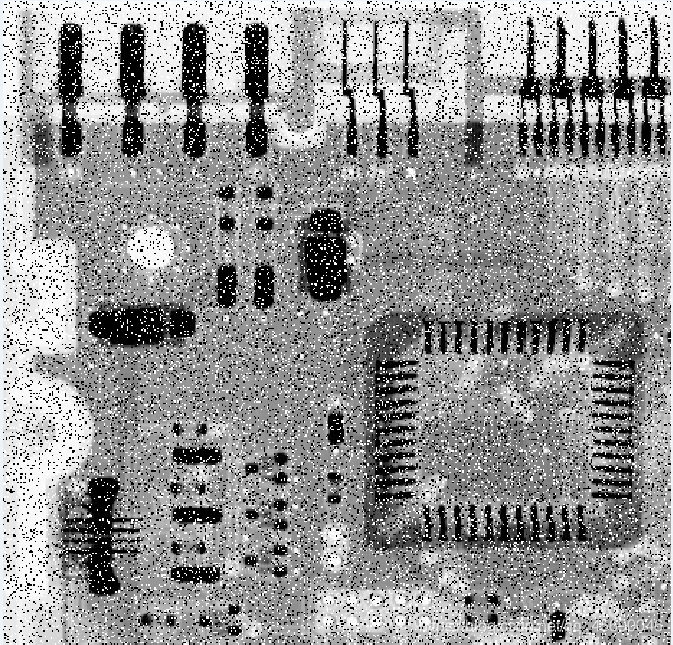
#> input picture Assignment5/1.bmp, 673 x 645 px
$ python cvcode.py
#> lines starting #> are read from the running program, lines starting #| are printed output that depends on the picture
import cv2
import numpy as np

img = cv2.imread(r'./1.bmp',1)
#> img is the input picture: shape (645, 673, 3); mean B, G, R 147.2, 147.2, 147.1
dstimg = cv2.Laplacian(img, -1, ksize=3)
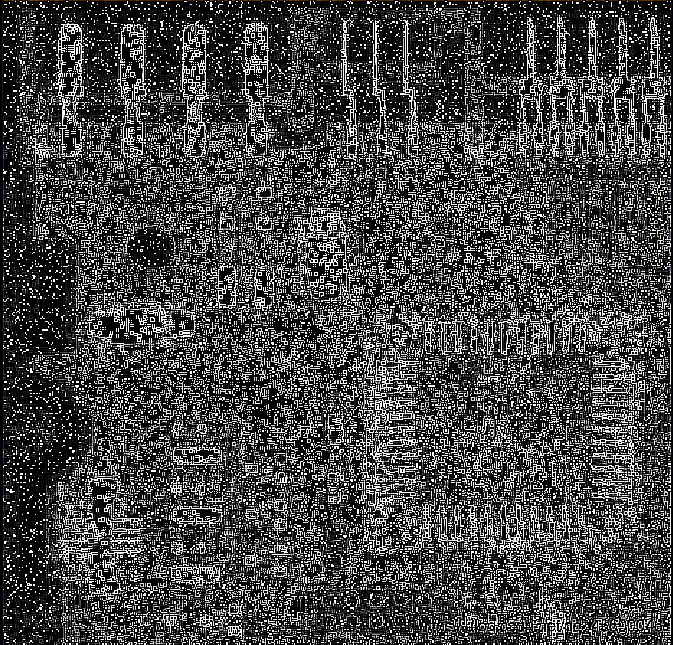
#> dstimg: shape (645, 673, 3); mean B, G, R 69.4, 69.4, 69.4
# dstimg = cv2.convertScaleAbs(dstimg)
dstimg = img + abs(dstimg)*0.5
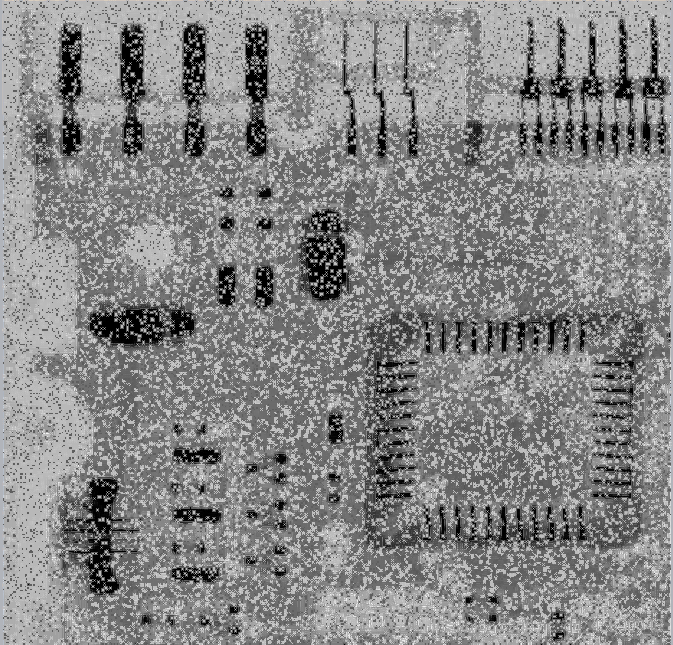
#> dstimg: shape (645, 673, 3) float64; mean B, G, R 181.9, 181.9, 181.8; drawn with min black and max white
dstimg = cv2.convertScaleAbs(dstimg)
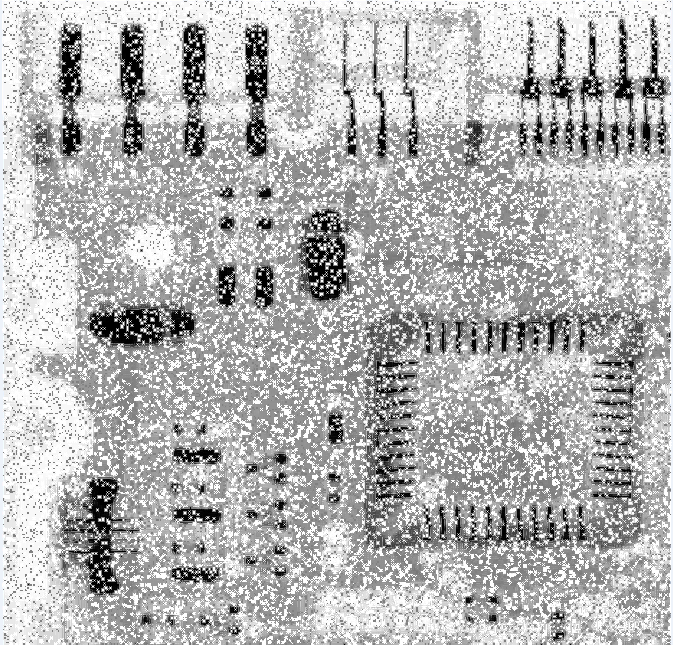
#> dstimg: shape (645, 673, 3); mean B, G, R 180.8, 180.8, 180.7
cv2.imwrite('1_Laplace_py.bmp', dstimg)

# cv2.waitKey(0)#保持图像

$ run again, with Assignment5/3.bmp copied over Assignment5/1.bmp
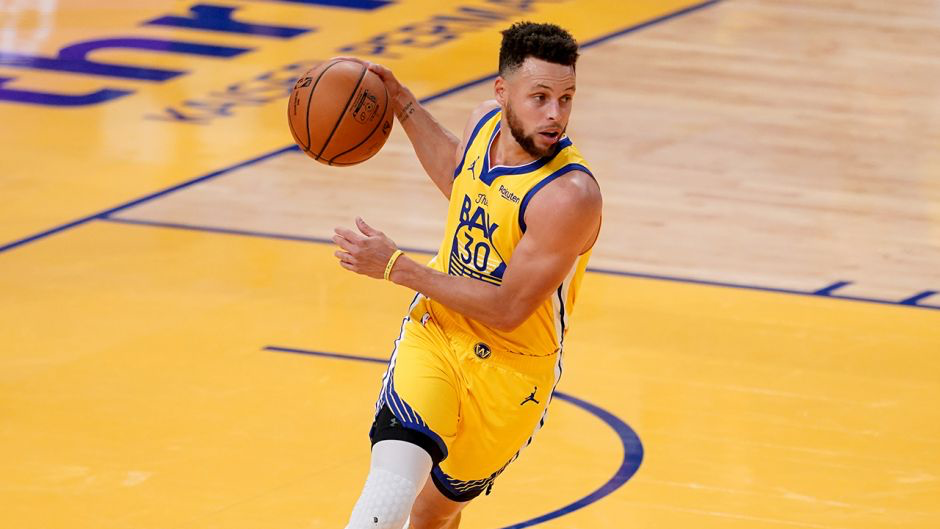
#> input picture Assignment5/3.bmp, 940 x 529 px
#> img is the input picture: shape (529, 940, 3); mean B, G, R 102.7, 172.7, 220.6
#> `dstimg = img + abs(dstimg)*0.5`:
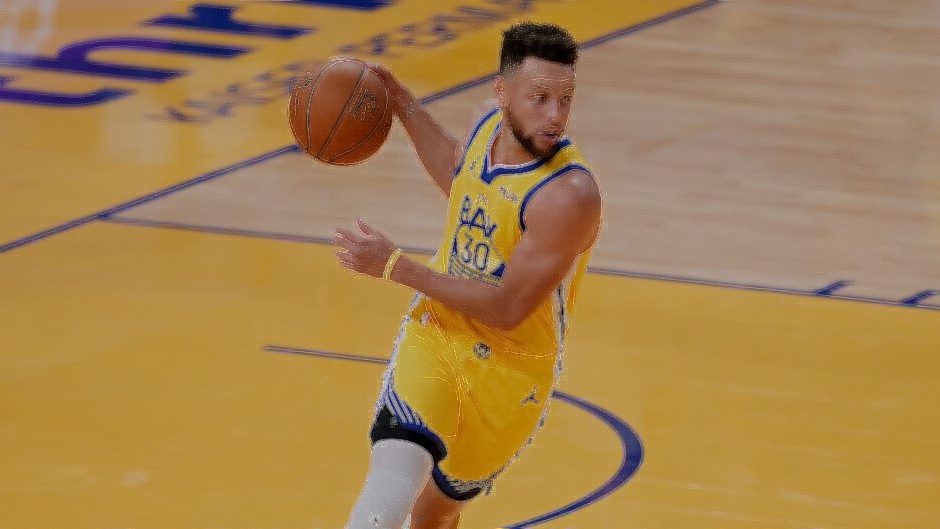
#> dstimg: shape (529, 940, 3) float64; mean B, G, R 107.8, 176.9, 225.1; drawn with min black and max white
#> `dstimg = cv2.convertScaleAbs(dstimg)`:
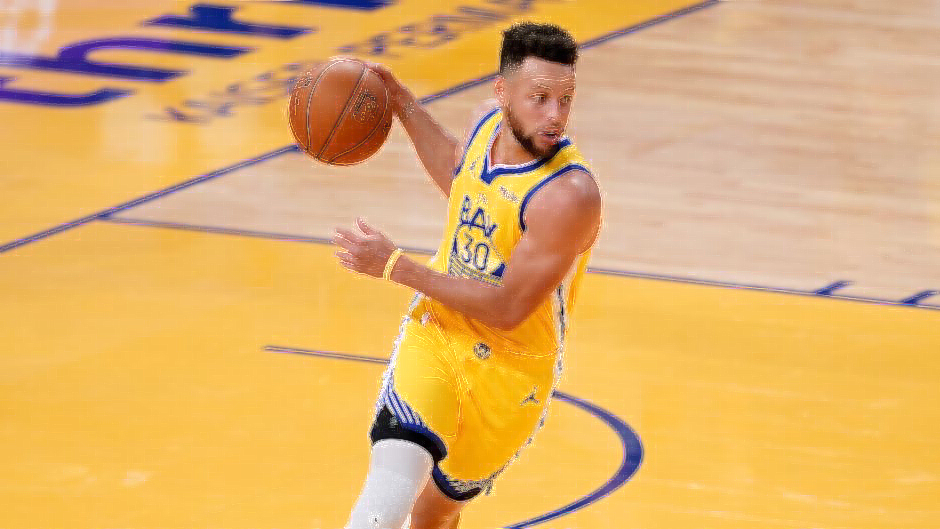
#> dstimg: shape (529, 940, 3); mean B, G, R 107.8, 176.9, 224.9

$ run again, with Assignment5/4.bmp copied over Assignment5/1.bmp
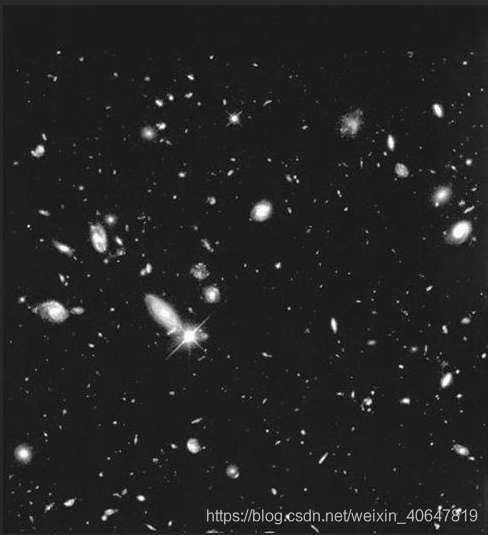
#> input picture Assignment5/4.bmp, 488 x 535 px
#> img is the input picture: shape (535, 488, 3); min 0, max 255, mean 35.2
#> `dstimg = img + abs(dstimg)*0.5`:
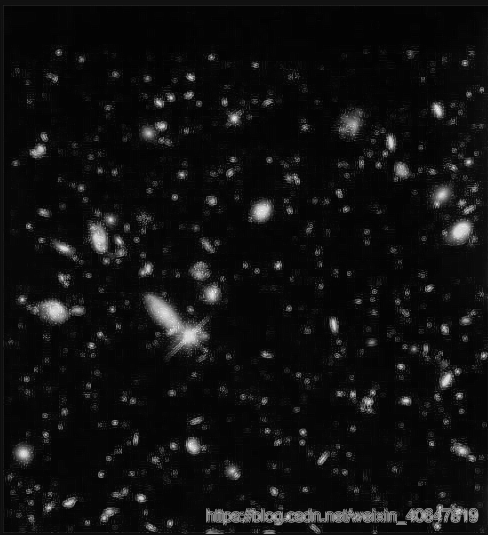
#> dstimg: shape (535, 488, 3) float64; min 23, max 297, mean 41.1; drawn with min black and max white
#> `dstimg = cv2.convertScaleAbs(dstimg)`:
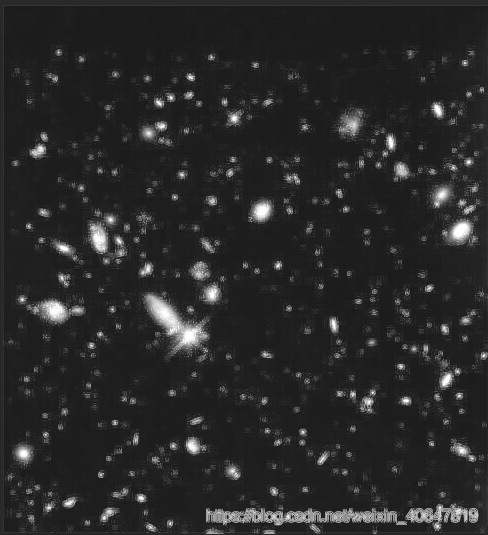
#> dstimg: shape (535, 488, 3); min 23, max 255, mean 41.1
